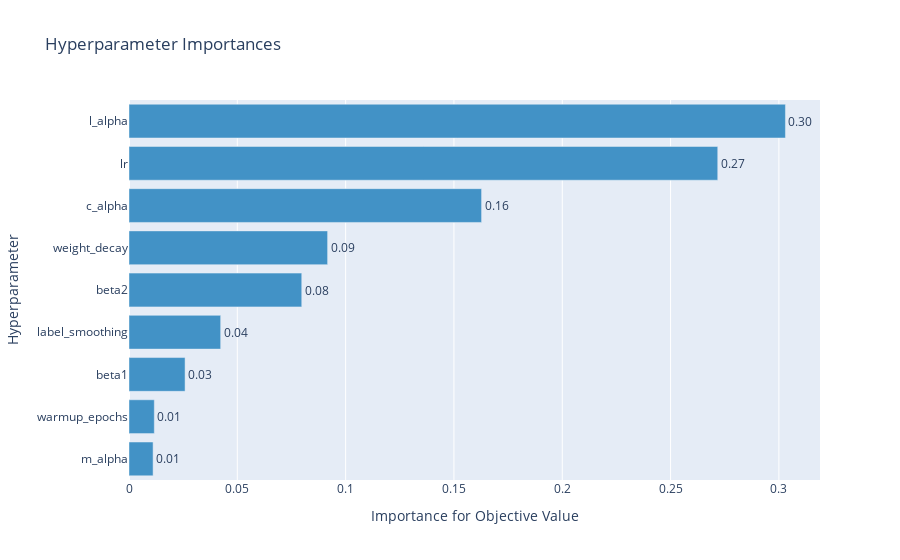

Notebook cell for this chart:
### Code cell
optuna.visualization.plot_param_importances(study)
#optuna.visualization.plot_optimization_history(study)
#optuna.visualization.plot_slice(study)

### Figure 1 — Plotly figure (JSON) as saved in the notebook; plotly's stock layout.template omitted (floating-point values rounded to 4 significant figures)
{"data": [{"cliponaxis": false, "hovertemplate": ["m_alpha (FloatDistribution): 0.011120332697804942<extra></extra>", "warmup_epochs (IntDistribution): 0.01167923856316683<extra></extra>", "beta1 (FloatDistribution): 0.02588474830045392<extra></extra>", "label_smoothing (FloatDistribution): 0.04231564742328522<extra></extra>", "beta2 (FloatDistribution): 0.07974700983715198<extra></extra>", "weight_decay (FloatDistribution): 0.09168187045424922<extra></extra>", "c_alpha (FloatDistribution): 0.16275892057398783<extra></extra>", "lr (FloatDistribution): 0.27177992228139936<extra></extra>", "l_alpha (FloatDistribution): 0.30303230986850055<extra></extra>"], "marker": {"color": "rgb(66,146,198)"}, "orientation": "h", "text": ["0.01", "0.01", "0.03", "0.04", "0.08", "0.09", "0.16", "0.27", "0.30"], "textposition": "outside", "type": "bar", "x": [0.01112, 0.01168, 0.02588, 0.04232, 0.07975, 0.09168, 0.1628, 0.2718, 0.303], "y": ["m_alpha", "warmup_epochs", "beta1", "label_smoothing", "beta2", "weight_decay", "c_alpha", "lr", "l_alpha"]}], "layout": {"showlegend": false, "title": {"text": "Hyperparameter Importances"}, "xaxis": {"title": {"text": "Importance for Objective Value"}}, "yaxis": {"title": {"text": "Hyperparameter"}}}}
